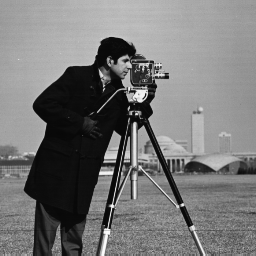
#> input picture ProjetoUm/CodigosProjetoUm/Fig0222(b)(cameraman).tif, 256 x 256 px, found by its file name
$ python ProjetoUm.py
#> lines starting #> are read from the running program, lines starting #| are printed output that depends on the picture
### resizing_methods/NearestNeighbour.py
import numpy as np

def euclidian_distance(point_one: list, point_two: list) -> float:
    """
    Calculates the euclidian distance between two points

    Args:
        point_one (list): The first point of the calculation
        point_two (list): The second point of the calculation
    Returns:
        (float): The euclidian distance between the two points
    """

    distance = np.sqrt(((point_two[0]-point_one[0])**2) + (point_two[1]-point_one[1])**2)

    return distance


def nearest_neighbour_resize(img :np.ndarray, new_height: int, new_width: int) -> np.ndarray:
    """
    Resizes an image using the nearest neighbour method.

        Args:
            img (np.ndarray): The matrix form of the new image
            new_height (int): The new height of the matrix
            new_width(int): The new width of the matrix
        Returns:
            np.ndarray: The resized image matrix
    """

    # We begin by getting the old dimensions of the matrix
    old_h, old_w = img.shape

    # Now, we generate a matrix with the new dimensions
    resized_img = np.zeros((new_height, new_width))

    # Now we can estimate the value for each of the pixels
    for line in range(new_height):
        for column in range(new_width):
            # First we map the current pixel coordenates to the original matrix
            original_line = line * old_h / new_height
            original_column = column * old_h / new_height

            # Then calculate the four points to be used to interpolate
            line_floor = np.floor(original_line)
            line_ceil = min(old_h - 1, np.ceil(original_line))
            column_floor = np.floor(original_column)
            column_ceil = min(old_w - 1, np.ceil(original_column))

            # Now we must discover which of the points is closer to the point we want to calculate
            minimum = np.inf
            minimum_line = 0
            minimum_column = 0

            for l_val in [line_floor, line_ceil]:
                for c_val in [column_floor, column_ceil]:
                    distance = euclidian_distance([line, column], [l_val, c_val])
                    if distance < minimum:
                        minimum_line = l_val; minimum_column = c_val

            # Knowing now which of the points is closest we can copy it's value to the pixel
            pixel = img[int(minimum_line), int(minimum_column)]
            resized_img[line, column] = pixel

    return resized_img.astype(np.uint8)

### ProjetoUm.py
# Importing necessary libraries
import numpy as np
import cv2
from resizing_methods import BilinearInterpolation, NearestNeighbour

# Reading and opening the image
IMG_BGR = cv2.imread("Fig0222(b)(cameraman).tif")
#> IMG_BGR is the input picture: shape (256, 256, 3); min 7, max 253, mean 118.7
cv2.imshow('Cameraman', IMG_BGR)
cv2.waitKey(0)
cv2.destroyAllWindows()

# By default OpenCV reads all images in the BGR format, therefore it is necessary that we convert the image to grayscale
IMG = cv2.cvtColor(IMG_BGR, cv2.COLOR_BGR2GRAY)

# OpenCV also opens images in a numpy array format, so we can treat the image as a matrix
# Important informations of the image
print("For the original image:")
print("Image dimensions: ", IMG.shape)
#| Image dimensions:  (256, 256)
print("Number of pixels in image: ", IMG.size)
#| Number of pixels in image:  65536
print("Type of image: ", IMG.dtype)
#| Type of image:  uint8
print("Max value in the image: ", IMG.max())
#| Max value in the image:  253
print("Min value in the image: ", IMG.min())
#| Min value in the image:  7

# We see that we have a 256x256 image with 65536 pixels.
# The task at hand is to reduce the image in a factor of ten. This can be done with the nearest neighbour method
# First, we calculate the new dimensions for the image simply by dividing the current ones by 10
new_height = int(np.ceil(IMG.shape[0] / 10))
#> new_height = 26
new_width = int(np.ceil(IMG.shape[1] / 10))
#> new_width = 26

# Now it is possible to downsize the image ten times
reduced_IMG = NearestNeighbour.nearest_neighbour_resize(IMG, new_height, new_width)
#> after the loop in nearest_neighbour_resize, `for line in range(new_height):`:
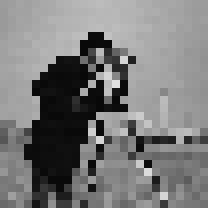
#> resized_img: shape (26, 26) float64 (shown 8 times larger); min 8, max 225, mean 121.2
cv2.imshow("Downsized image", reduced_IMG)
cv2.waitKey(0)
cv2.destroyAllWindows()

# The image has noticeable distortion. This is due to the drastic downsize in resolution
# We can take a look at its new information and compare them to the original ones
print("\nFor the reduced image:")
print("Image dimensions: ", reduced_IMG.shape)
#| Image dimensions:  (26, 26)
print("Number of pixels in image: ", reduced_IMG.size)
#| Number of pixels in image:  676
print("Type of image: ", reduced_IMG.dtype)
#| Type of image:  uint8
print("Max value in the image: ", reduced_IMG.max())
#| Max value in the image:  225
print("Min value in the image: ", reduced_IMG.min())
#| Min value in the image:  8

# It is, now, necessary that we change the image back to its original resolution
og_size_IMG = NearestNeighbour.nearest_neighbour_resize(reduced_IMG, 256, 256)
#> call 2 of nearest_neighbour_resize, with new_height = 256, new_width = 256
#> after the loop in nearest_neighbour_resize (call 2), `for line in range(new_height):`:
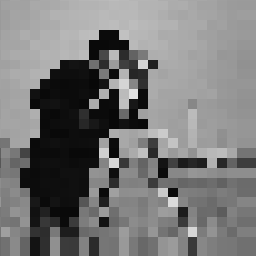
#> resized_img: shape (256, 256) float64; min 8, max 225, mean 118.6
cv2.imshow("Image with the original size", og_size_IMG)
cv2.waitKey(0)
cv2.destroyAllWindows()

# We can see that even when we return to the original resolution the image is still very distorted,
#this happens because in the downsizing process the image lost a lot of its original information
#and when we go back to the original size we interpolate on this incomplete information.
# We can take a look at its new information and compare them to the original ones
print("\nFor the upsized image:")
print("Image dimensions: ", og_size_IMG.shape)
#| Image dimensions:  (256, 256)
print("Number of pixels in image: ", og_size_IMG.size)
#| Number of pixels in image:  65536
print("Type of image: ", og_size_IMG.dtype)
#| Type of image:  uint8
print("Max value in the image: ", og_size_IMG.max())
#| Max value in the image:  225
print("Min value in the image: ", og_size_IMG.min())
#| Min value in the image:  8

# To finish things off we write and save all of these images
cv2.imwrite("OriginalImage.png", IMG)
cv2.imwrite("DownsizedImage.png", reduced_IMG)
cv2.imwrite("UpsizedImage.png", og_size_IMG)
